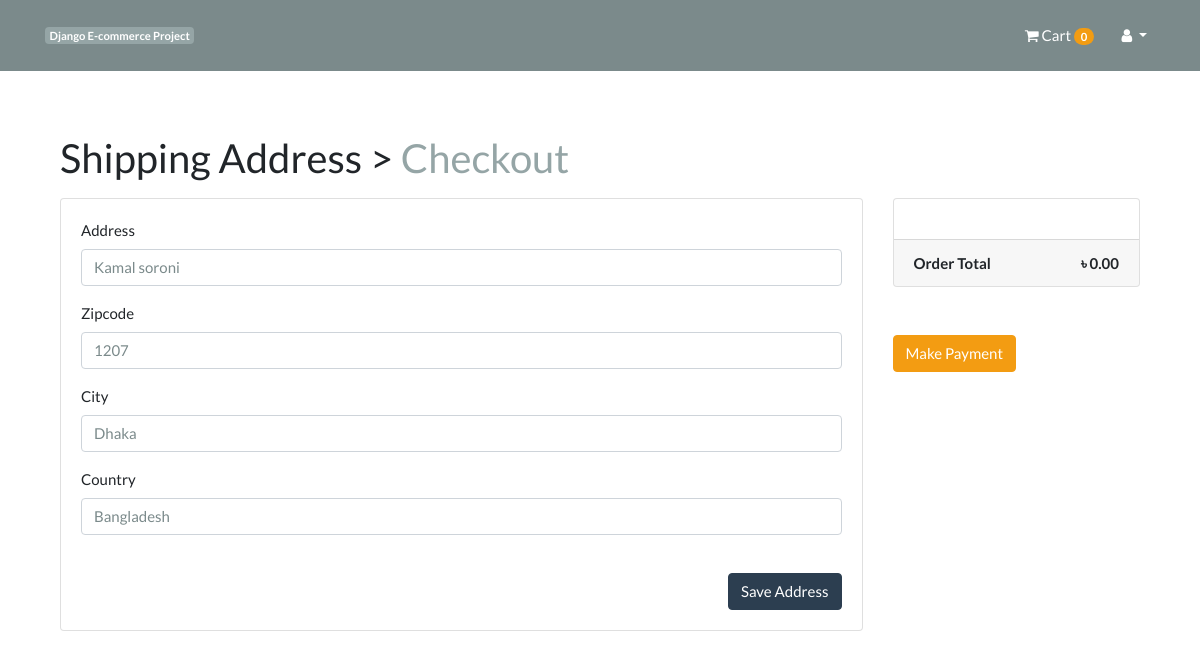
Page /payment/checkout/ (signed in) on the committed database.
### App_Login/models.py (models this page shows, shortened)
class User(AbstractBaseUser, PermissionsMixin):
    email = models.EmailField(unique=True, null=False)
    is_staff = models.BooleanField(
        ugettext_lazy('staff status'),
        default=False,
        help_text = ugettext_lazy('Designates whether the user can log in this site')
    )
    is_active = models.BooleanField(
        ugettext_lazy('active'),
        default=True,
        help_text=ugettext_lazy('Designates whether this user should be treated as active. Unselect this instead of deleting accounts')
    )
    USERNAME_FIELD = 'email'
    objects = MyUserManager()

### App_Order/models.py (models this page shows)
class Order(models.Model):
    orderitems = models.ManyToManyField(Cart)
    user = models.ForeignKey(settings.AUTH_USER_MODEL, on_delete=models.CASCADE)
    coupon = models.ForeignKey(Coupons, on_delete=models.CASCADE,
    blank=True, null=True)
    ordered = models.BooleanField(default=False)
    created = models.DateTimeField(auto_now_add=True)
    paymentId = models.CharField(max_length=264, blank=True, null=True)
    orderId = models.CharField(max_length=200, blank=True, null=True)
    def get_totals(self):
        total = 0
        for order_item in self.orderitems.all():
            total += float(order_item.get_total())
        if self.coupon:
            total -= float((self.coupon.discount / 100) * total)
        return total

### App_Payment/models.py (models this page shows, shortened)
class BillingAddress(models.Model):
    user = models.ForeignKey(settings.AUTH_USER_MODEL, on_delete=models.CASCADE)
    address = models.CharField(max_length=264, blank=True)
    zipcode = models.CharField(max_length=10, blank=True)
    city = models.CharField(max_length=30, blank=True)
    country = models.CharField(max_length=20, blank=True)
    def is_fully_filled(self):
        field_names = [f.name for f in self._meta.get_fields()]
        for field_name in field_names:
            value = getattr(self, field_name)
            if value is None or value=='':
                return False
        return True
    class Meta:
        verbose_name_plural = "Billing Addresses"

### App_Payment/views.py (the view)
# urls.py: path('checkout/', views.checkout, name='checkout'),
@login_required
def checkout(request):
    saved_address = BillingAddress.objects.get_or_create(user=request.user)[0]
    form = BillingForm(instance=saved_address)
    if request.method == "POST":
        form = BillingForm(request.POST, instance=saved_address)
        if form.is_valid():
            form.save()
            form = BillingForm(instance=saved_address)
            messages.success(request, f'Shipping Address Saved!')
    order_qs = Order.objects.filter(user=request.user, ordered=False)[0]
    order_items = order_qs.orderitems.all()
    order_total = order_qs.get_totals()
    order = Order.objects.get(user=request.user, ordered=False)
    coupon = Coupons.objects.all().values_list('code','code')
    promo = order.coupon
    return render(request, 'App_Payment/checkout.html', context={'form':form,'promo':promo,
    'order_items':order_items, 'order_total':order_total,
    'saved_address':saved_address})

### App_Payment/forms.py
class BillingForm(forms.ModelForm):
    class Meta:
        model = BillingAddress
        fields = ['address', 'zipcode', 'city', 'country']

### App_Order/templatetags/cart_tag.py (called while the page is built)
@register.filter
def cart_total(user):
    order = Order.objects.filter(user=user, ordered=False)
    if order.exists():
        return order[0].orderitems.count()
    else:
        return 0

### templates/App_Payment/checkout.html (shortened to what this page needs)
{% extends 'base.html' %}
{% load crispy_forms_tags %}
{% block body_block %}
<div class="container mt-5">
  <h2 class="mb-3">
    Shipping Address > <span class="text-muted">Checkout</span>
  </h2>
  <div class="row">
    <div class="col-md-9">
      <div class="card mb-5" style="height:auto">
        <div class="card-body">
          <form method="POST">
            {{ form|crispy }}
            <br>
            <button type="submit" class="btn btn-primary float-right">Save Address</button>
          </form>
        </div>
      </div>
    </div>
    <div class="col-md-3">
      <div class="card mb-5" style="height:auto">
        <div class="card-body">
        </div>
        <div class="card-footer">
          <span class="float-left"><b>Order Total</b></span>
          <span class="float-right"><b>&#2547; {{order_total|floatformat:2}}</b></span>
        </div>
      </div>
      {% if saved_address.is_fully_filled %}
      <a href="{% url 'App_Payment:payment' %}" class="btn btn-warning btn-md">Make Payment</a>
      {% else %}
      <div class="alert alert-info">
        <p>Please fill up all the information to make Payment</p>
      </div>
      {% endif %}
    </div>
  </div>
</div>
{% endblock %}

### templates/navbar.html (shortened to what this page needs)
{% load cart_tag %}
<nav class="navbar navbar-expand-sm bg-dark navbar-dark">
  <div class="container">
    <a href="{% url 'App_Shop:home' %}" class="badge badge-secondary">Django E-commerce Project</a>
    <div class="collapse navbar-collapse" id="navbarNav">
      <ul class="navbar-nav ml-auto">
        {% if request.user.is_authenticated %}
        <li class="nav-item">
          <a href="{% url 'App_Order:cart' %}" class="nav-link">
          <i class="fa fa-shopping-cart"></i> Cart
            <span class="badge badge-pill badge-warning">{{ request.user | cart_total }}</span>
          </a>
        </li>
        <li class="nav-item dropdown">
          <a href="#" class="nav-link dropdown-toggle" id="navbarDropdown" data-toggle="dropdown"
          role="button" aria-haspopup="true" aria-expanded="false">
          <i class="fa fa-user"></i> {{request.user.profile.username}}</a>
        </li>
        {% else %}
        <li class="nav-item">
          <a href="{% url 'App_Login:login' %}" class="btn btn-primary">Login</a>
        </li>
        {% endif %}
      </ul>
    </div>
  </div>
</nav>

### templates/base.html (style rules this page uses)
.card { height: 350px; }

### rows in the picture
User: user|cart_total "0"
BillingAddress: address "Kamal soroni", zipcode "1207", city "Dhaka", country "Bangladesh"

### other values in the picture
{{ order_total|floatformat:2 }} "0.00"
